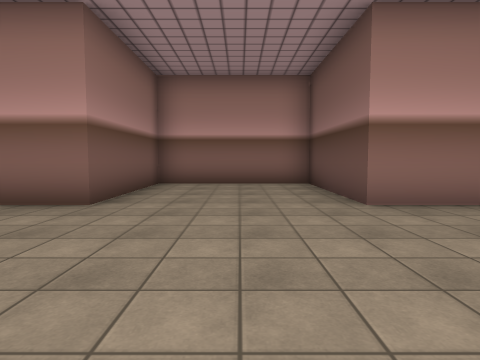
View 1 (above)

13 first-person views from a walk through a Unity game level. The camera is 1.3 m above the floor, tilts 4° down and sees 75° across. The floor is counted in squares, 2 m on a side. Each view is taken from the middle of a square. On the plan, view 1 faces up. The plan holds only what a view shows up to about 10 squares ahead; the rest is blank. Some animated figures are not drawn. Some surface patterns are stand-ins.

View 2
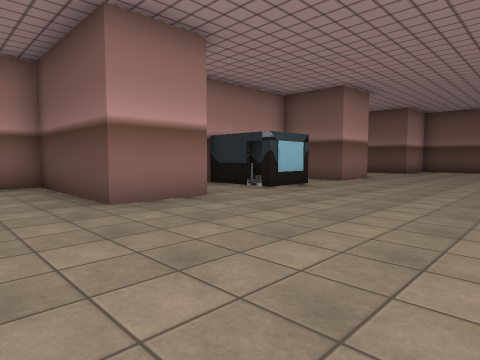

View 3
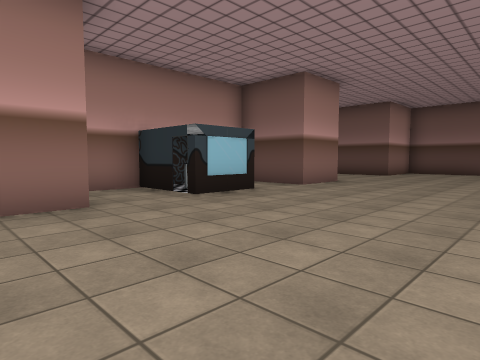

View 4
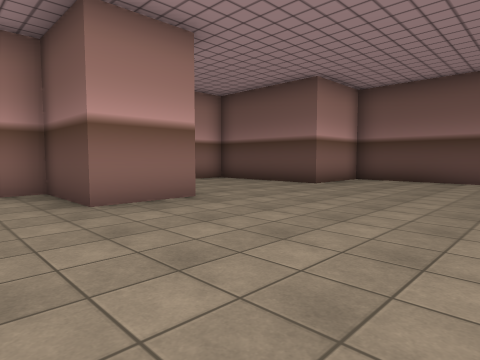

View 5
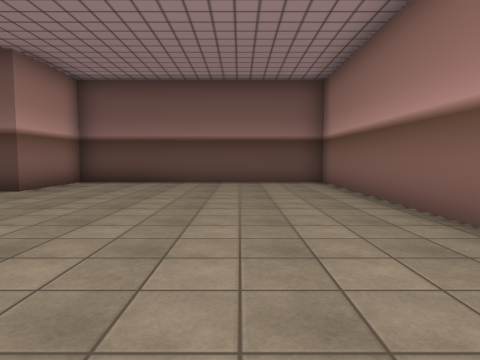

View 6
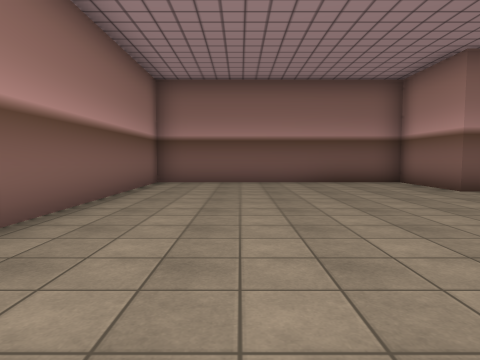

View 7
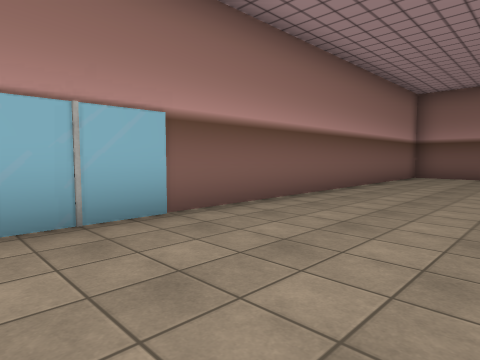

View 8
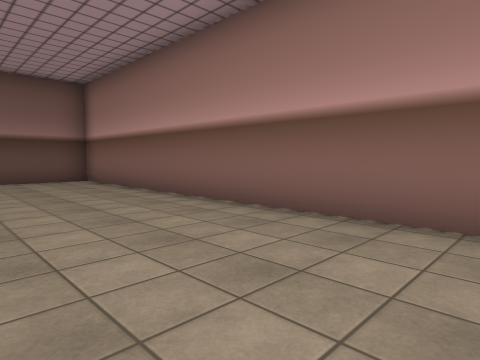

View 9
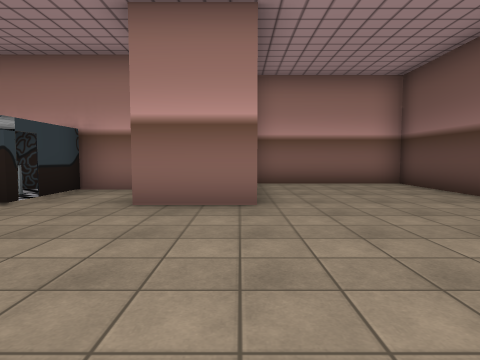

View 10
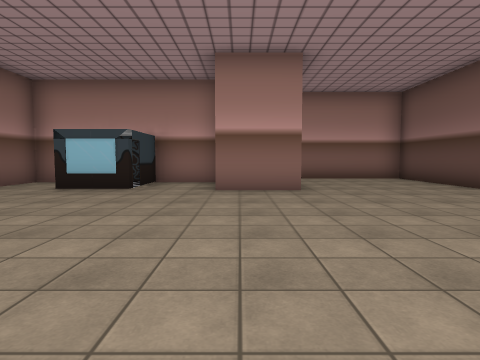

View 11
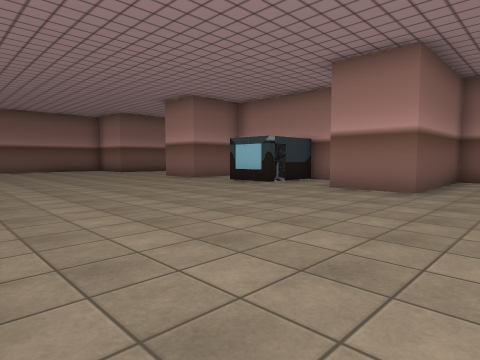

View 12
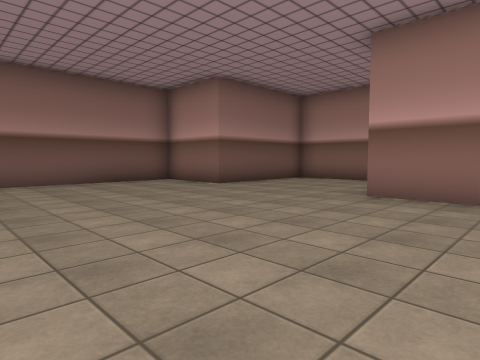

View 13
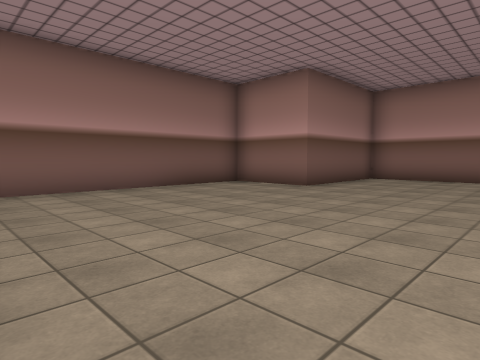

### Floor plan
Points are (right, up) in squares from view 1. A wall is a line through its corners. A room is listed if a view was taken in it or the views show most of it. See-through windows are left out.
Room 1 (views 1, 2, 3, 4, 5, 6, 7, 8, 9, 10, 11, 12, 13)
walls: (6.9, 4.3) (5.3, 4.3); (5.3, 5) (5.3, 6.4); (6.8, 5.2) (6.8, 6.4) (6.8, 5); (3.5, 4.3) (1.8, 4.3) (1.8, 8) (-2.1, 8) (-2.1, 4.3) (-4.4, 4.3) (-4.4, -2.2) (16.4, -2.2) (16.4, 4.3) (14.1, 4.3) (14.1, 8) (10.2, 8) (10.2, 4.3) (8.5, 4.3) (8.5, 6.4) (3.5, 6.4) (3.5, 5.1)
objects: other object (6, 5)

Where each view was taken, in squares from view 1:
view 1: 0 up, 0 right, facing up
view 2: 0 up, 0 right, facing up-right
view 3: 0 up, 2 right, facing up-right
view 4: 0 up, 7 right, facing up-right
view 5: 0 up, 8 right, facing right
view 6: 0 up, 4 right, facing left
view 7: 1 up, 7 right, facing down-left
view 8: 1 up, 7 right, facing down-right
view 9: 0 up, 10 right, facing up
view 10: 2 down, 9 right, facing up
view 11: 2 down, 12 right, facing up-left
view 12: 1 down, 4 right, facing up-left
view 13: 2 down, 2 right, facing up-left
